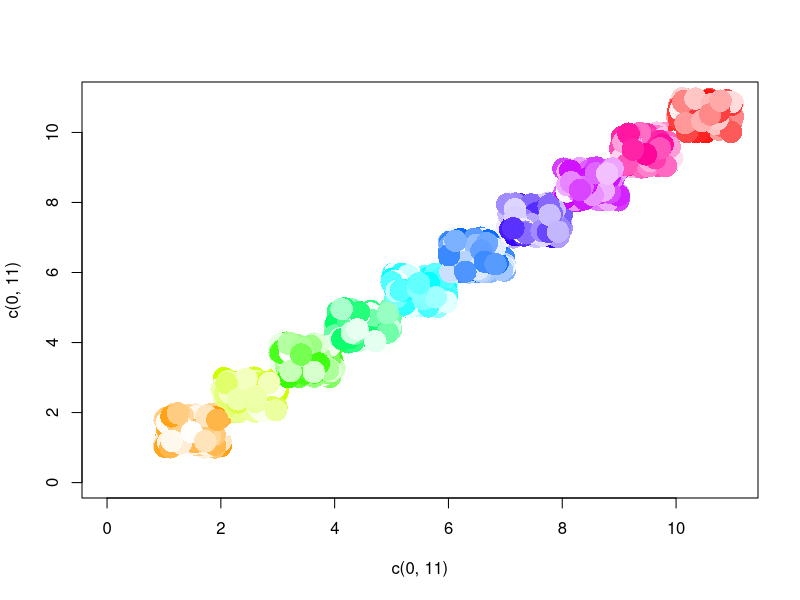

This figure's R source: (Note: a time limit stopped this script after it produced the figure.)
plot(c(0,11),c(0,11),"n")
while(TRUE){
  n<-10
  x<-1:n
  points(x+runif(10),x+runif(10),col=hsv(h=x/max(x),s=runif(n),v=1),pch=16,cex=3)
  Sys.sleep(1)
}
